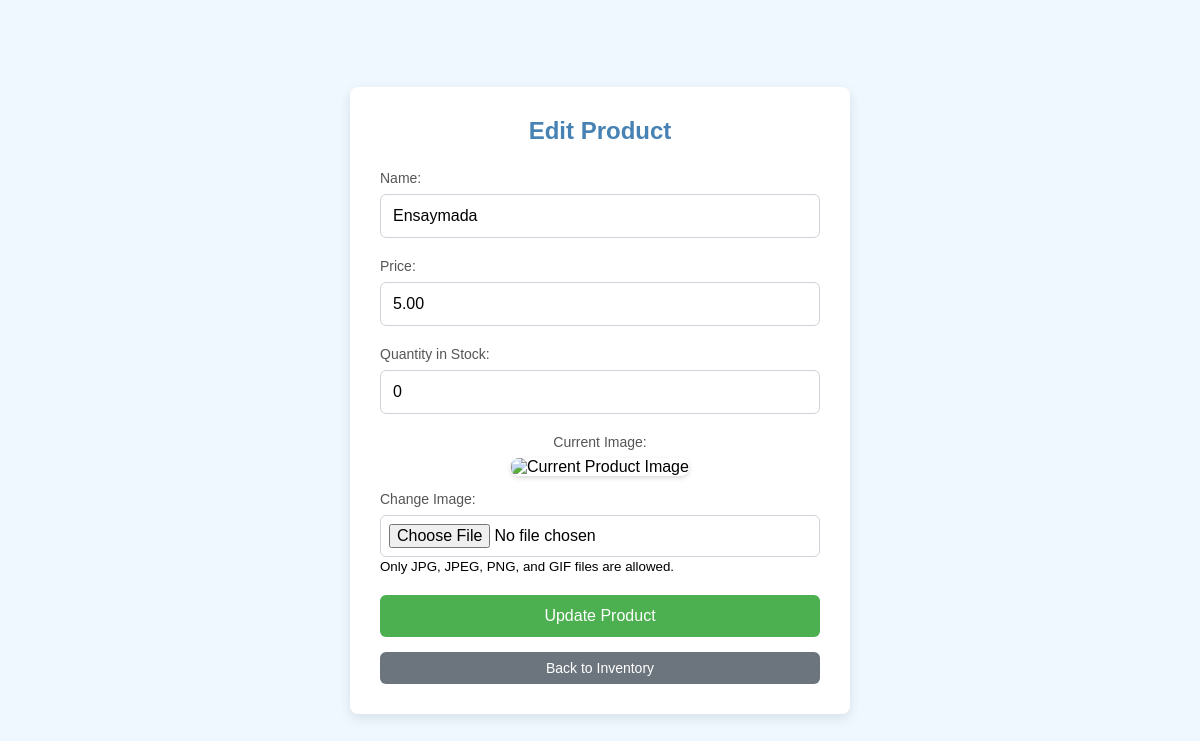
Page /edit-products.php?id=3 on the committed database.
### tables this page shows
CREATE TABLE `products` (
  `product_id` int(11) NOT NULL,
  `name` varchar(100) DEFAULT NULL,
  `quantity_in_stock` int(11) DEFAULT NULL,
  `price` decimal(10,2) DEFAULT NULL,
  `image_path` varchar(255) DEFAULT NULL
);

### edit-products.php (the view, shortened to what this page needs)
<?php
include('connect.php');
$name = '';
$price = '';
$quantity_in_stock = '';
$current_image = '';
if (isset($_GET['id'])) {
    $product_id = mysqli_escape_string($con, $_GET['id']);
    $sql_products = "SELECT * FROM products WHERE product_id='$product_id'";
    $result_products = $con->query($sql_products);
    if ($result_products && $result_products->num_rows > 0) {
        $row_product = $result_products->fetch_assoc();
        $name = htmlspecialchars($row_product['name'], ENT_QUOTES);
        $price = htmlspecialchars($row_product['price'], ENT_QUOTES);
        $quantity_in_stock = htmlspecialchars($row_product['quantity_in_stock'], ENT_QUOTES);
        $current_image = $row_product['image_path'];
    } else {
        echo "<p class='error-message'>Product not found.</p>";
        exit();
    }
}
?>
<!DOCTYPE html>
<html>
<head>
</head>
<body>
    <div class="edit-container">
        <h2>Edit Product</h2>
        <form method="POST" enctype="multipart/form-data">
            <div class="form-group">
                <label for="name">Name:</label>
                <input type="text" id="name" class="form-control" name="name" placeholder="Enter product name"
                    value="<?php echo $name; ?>" required>
            </div>
            <div class="form-group">
                <label for="price">Price:</label>
                <input type="number" id="price" class="form-control" name="price" placeholder="Enter price"
                    value="<?php echo $price; ?>" step="0.01" required>
            </div>
            <div class="form-group">
                <label for="quantity_in_stock">Quantity in Stock:</label>
                <input type="number" id="quantity_in_stock" class="form-control" name="quantity_in_stock"
                    placeholder="Enter quantity" value="<?php echo $quantity_in_stock; ?>" required>
            </div>
            <?php if ($current_image): ?>
                <div class="form-group image-preview">
                    <label>Current Image:</label>
                    <img src="<?php echo htmlspecialchars($current_image); ?>" alt="Current Product Image" onerror="this.src='uploads/placeholder.png';">
                </div>
            <?php endif; ?>
            <div class="form-group upload-image">
                <label for="image">Change Image:</label>
                <input type="file" class="form-control" name="image" accept="image/jpeg,image/png,image/gif,image/jpg">
                <small class="form-text text-muted">Only JPG, JPEG, PNG, and GIF files are allowed.</small>
            </div>
            <button type="submit" name="update" class="btn-update">Update Product</button>
            <a href="inventory.php" class="back-button" style="display: block; text-align: center; margin-top: 15px;">Back to Inventory</a>
        </form>
    </div>
</body>
</html>

### edit-products.php (style rules this page uses)
* { margin: 0; padding: 0; box-sizing: border-box; font-family: Arial, sans-serif; }
body { display: flex; justify-content: center; align-items: center; min-height: 100vh; background-color: #f0f8ff; }
.edit-container { background-color: #ffffff; border-radius: 8px; box-shadow: 0 4px 12px rgba(0, 0, 0, 0.1); padding: 30px; width: 90%; max-width: 500px; }
.edit-container h2 { color: #4682B4; margin-bottom: 25px; font-size: 24px; text-align: center; }
.form-group { margin-bottom: 20px; }
.form-group label { display: block; margin-bottom: 8px; font-weight: 500; color: #555; font-size: 14px; }
.form-control { width: 100%; padding: 12px; border: 1px solid #ced4da; border-radius: 6px; font-size: 16px; box-sizing: border-box; transition: border-color 0.2s ease-in-out; }
.btn-update { background-color: #4CAF50; color: white; padding: 12px 20px; border: none; border-radius: 6px; cursor: pointer; font-size: 16px; transition: background-color 0.2s ease-in-out; width: 100%; }
.image-preview { text-align: center; margin-bottom: 15px; }
.image-preview img { max-width: 200px; max-height: 200px; border-radius: 8px; box-shadow: 0 2px 5px rgba(0, 0, 0, 0.15); }
.upload-image input[type="file"] { padding: 8px; }
.back-button { background-color: #6c757d; color: white; padding: 8px 15px; border: none; border-radius: 6px; cursor: pointer; font-size: 14px; margin-top: 15px; text-decoration: none; display: inline-block; }

### rows in the picture
products: name "Ensaymada", price "5.00", quantity_in_stock "0"
